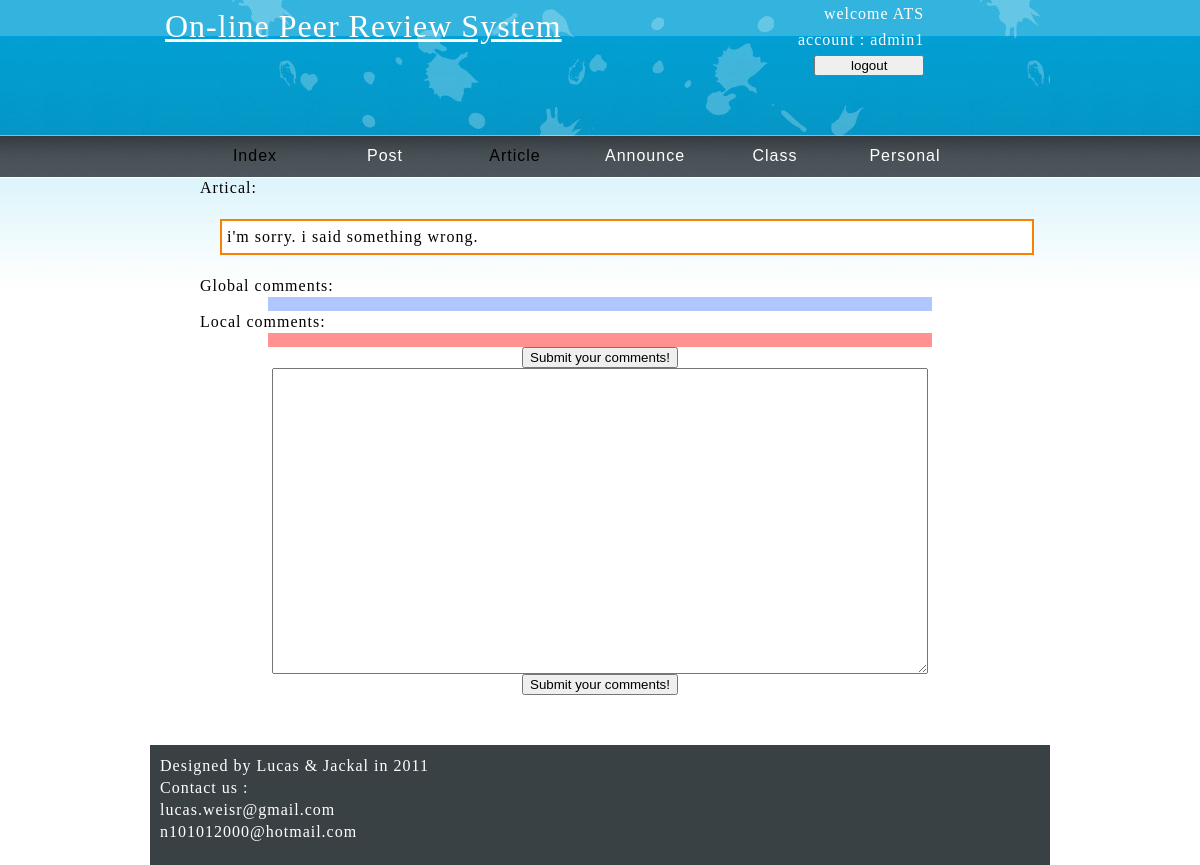
Before: /include/edit_page.php?aid=4 (signed in) with the older database file.
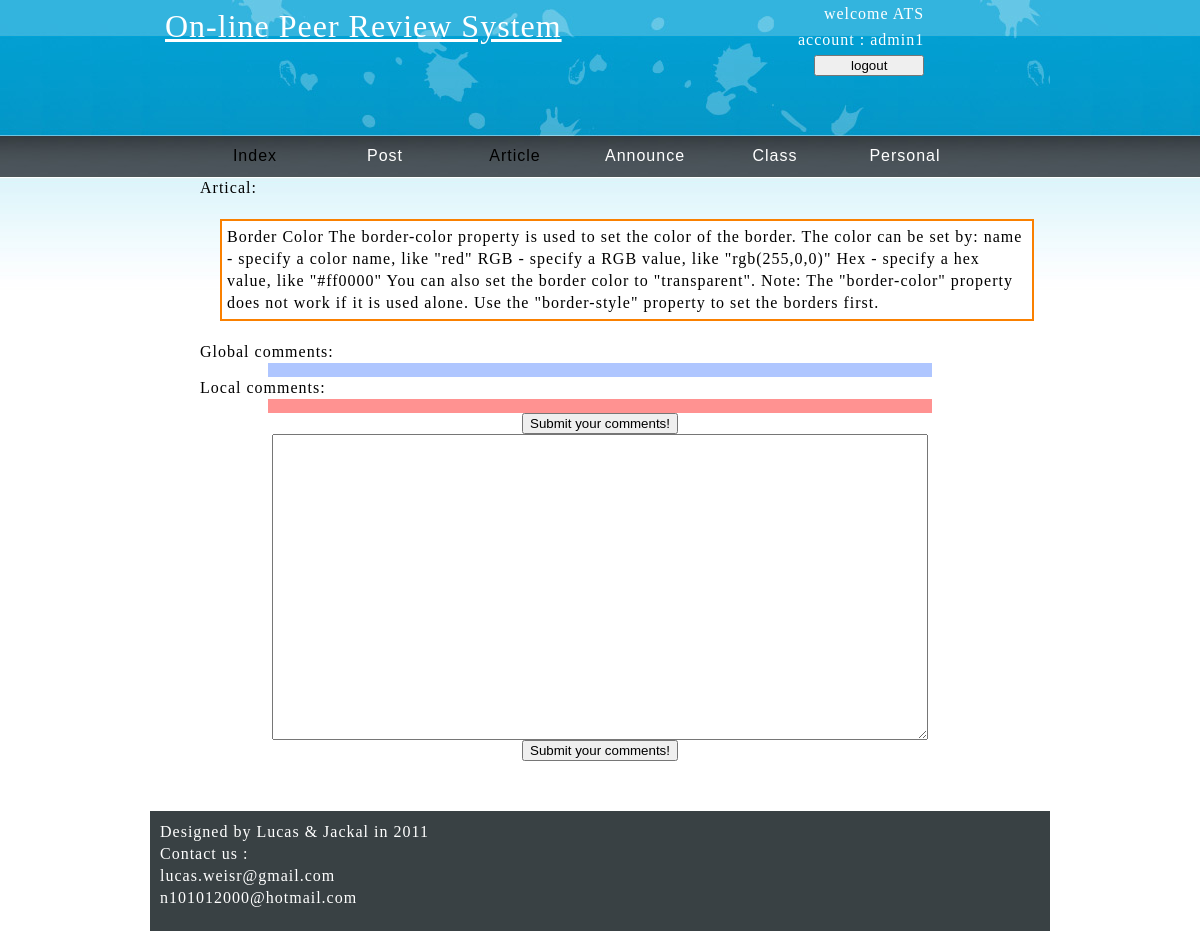
After: the same page with the newer database file.
### tables this page shows
CREATE TABLE IF NOT EXISTS `artical` (
  `artical_id` int(11) NOT NULL AUTO_INCREMENT,
  `editor` int(11) NOT NULL,
  `title` text,
  `contents` text NOT NULL,
  `cover_letter` text NOT NULL,
  `time` int(11) NOT NULL,
  `class` int(11) NOT NULL,
  `father_artical` smallint(6) NOT NULL,
  PRIMARY KEY (`artical_id`)
);

### include/edit_page.php (the view, shortened to what this page needs)
<?php
$aid = $_GET['aid'];
$sql = "SELECT * FROM `artical` WHERE artical_id=$aid";
$result = mysql_query($sql) or die("connect to mysql fail");
$row = mysql_fetch_array($result);
$artical = $row['contents'];
?>
<!DOCTYPE html PUBLIC "-//W3C//DTD XHTML 1.0 Transitional//EN"
"http://www.w3.org/TR/xhtml1/DTD/xhtml1-transitional.dtd">
<html>
<head>
<link rel= "stylesheet " type= "text/css" href="./css/demo.css" />
</head>
<body>
	<div id="main">
		<?php
			require_once('header.php');
		?>
		<div id="content">
			<div>Artical:</div>
			<div id="artical">
			<?php
			echo $artical;
			?>
			</div>
			<div>Global comments:</div>
			<div id="globalNote">
			</div>
			<div>Local comments:</div>
			<div id="localNote">
			</div>
			<form method="post" action="save_comment.php" id="submit" >
				<input type="submit" value="Submit your comments!" />
				<textarea name="summary" id="summary"></textarea>
				<input type="submit" value="Submit your comments!" />
			</form>
		</div>
	<?php
		require_once('footer.php');
	?>
	</div>
</body>
</html>

Changed rows visible on the page:
changed artical: contents "i'm sorry. i said something wrong." → "Border Color The border-color property is used to set the color of the border. The color can be set by: name - specify a color name, like \"red\" RGB - specify a RGB value, like \"rgb(255,0,0)\" Hex - specify a hex value, like \"#ff0000\" You can also set the border color to \"transparent\". Note: The \"border-color\" property does not work if it is used alone. Use the \"border-style\" property to set the borders first."
